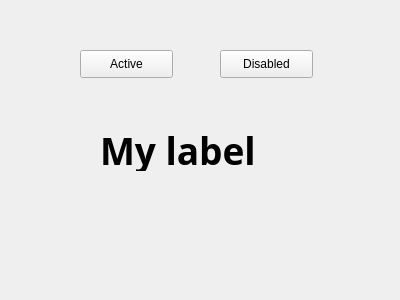
<?xml version="1.0" encoding="UTF-8"?>
<ui version="4.0">
 <class>Widget</class>
 <widget class="QWidget" name="Widget">
  <property name="geometry">
   <rect>
    <x>0</x>
    <y>0</y>
    <width>400</width>
    <height>300</height>
   </rect>
  </property>
  <property name="windowTitle">
   <string>Widget</string>
  </property>
  <widget class="QPushButton" name="activeButton">
   <property name="geometry">
    <rect>
     <x>80</x>
     <y>50</y>
     <width>93</width>
     <height>28</height>
    </rect>
   </property>
   <property name="text">
    <string>Active</string>
   </property>
  </widget>
  <widget class="QPushButton" name="disabledButton">
   <property name="enabled">
    <bool>true</bool>
   </property>
   <property name="geometry">
    <rect>
     <x>220</x>
     <y>50</y>
     <width>93</width>
     <height>28</height>
    </rect>
   </property>
   <property name="text">
    <string>Disabled</string>
   </property>
  </widget>
  <widget class="QLabel" name="label">
   <property name="geometry">
    <rect>
     <x>100</x>
     <y>130</y>
     <width>211</width>
     <height>41</height>
    </rect>
   </property>
   <property name="font">
    <font>
     <family>Adobe Arabic</family>
     <pointsize>28</pointsize>
     <weight>75</weight>
     <bold>true</bold>
    </font>
   </property>
   <property name="autoFillBackground">
    <bool>true</bool>
   </property>
   <property name="text">
    <string>My label</string>
   </property>
  </widget>
 </widget>
 <layoutdefault spacing="6" margin="11"/>
 <resources/>
 <connections/>
</ui>
